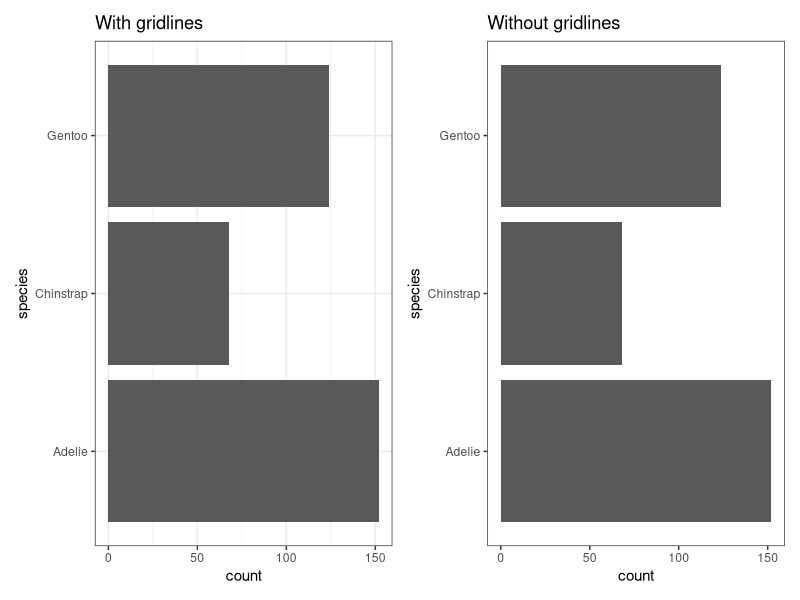

Here is the R script that generated this plot: (Note: this script raises an error after producing the figure.)
## ---- chunk 1
library(tidyverse)
library(patchwork)
library(palmerpenguins)
## ---- chunk 2
et <- penguins %>% 
  ggplot(aes(y=species)) +
  geom_bar()  +
  theme_bw() +
  ggtitle("With gridlines")

to <- penguins %>% 
  ggplot(aes(y=species)) +
  geom_bar()  +
  theme_bw() +
  theme(panel.grid = element_blank()) +
  ggtitle("Without gridlines")

et + to

## ---- chunk 3
library(palmerpenguins)
penguins %>% 
filter(species == "Adelie") %>% 
ggplot(aes(x=body_mass_g)) +
geom_line(aes(y = bill_depth_mm)) +
geom_line(aes(y = flipper_length_mm/5)) +
scale_y_continuous(sec.axis = sec_axis(~.*5)) +
theme_ipsum()


## ---- chunk 4
library(plotrix)
slices <- c(20, 40, 30, 15)
labels <- c("A", "B", "C", "D")

pie3D(slices, labels = labels, explode = 0.1, main = "3D Pie Chart")

